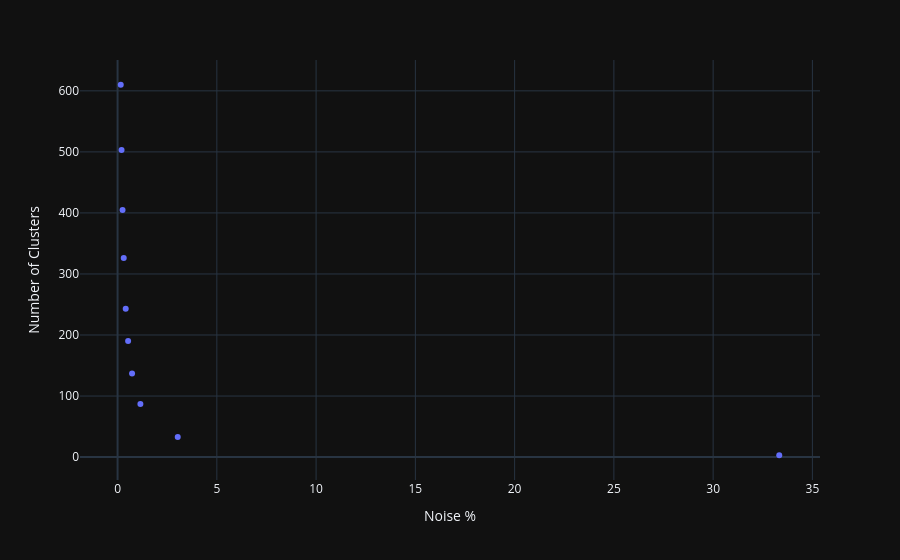

Notebook source saved alongside this figure:
### Code cell
px.scatter(x=[result[i]["Noise %"] for i in range(len(result))], y=[result[i]["clusters_found"] for i in range(len(result))],
       labels={"x": "Noise %", "y": "Number of Clusters"})

### Figure 1 — Plotly figure (JSON) as saved in the notebook; plotly's stock layout.template omitted (floating-point values rounded to 4 significant figures)
{"data": [{"hovertemplate": "Noise %=%{x}<br>Number of Clusters=%{y}<extra></extra>", "legendgroup": "", "marker": {"color": "#636efa", "symbol": "circle"}, "mode": "markers", "name": "", "orientation": "v", "showlegend": false, "x": [33.33, 3.03, 1.15, 0.73, 0.53, 0.41, 0.31, 0.25, 0.2, 0.16], "xaxis": "x", "y": [3, 33, 87, 137, 190, 243, 326, 405, 503, 610], "yaxis": "y", "type": "scatter"}], "layout": {"xaxis": {"anchor": "y", "domain": [0.0, 1.0], "title": {"text": "Noise %"}}, "yaxis": {"anchor": "x", "domain": [0.0, 1.0], "title": {"text": "Number of Clusters"}}, "legend": {"tracegroupgap": 0}, "margin": {"t": 60}}}
